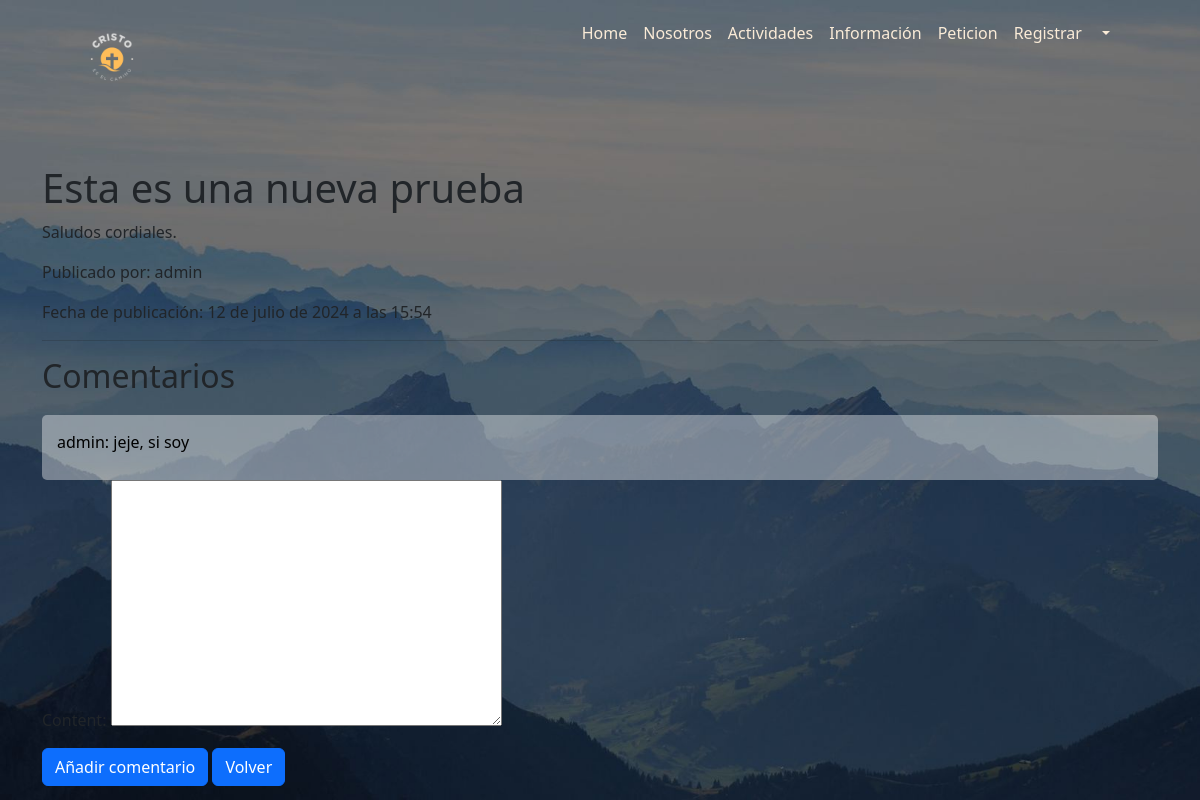
Screenshot of /crece/post/21/ with the database file from the repository.
### crece/models.py (models this page shows, shortened)
class Post(models.Model):
    title = models.CharField(max_length=200)
    content = models.TextField()
    author = models.ForeignKey(User, on_delete=models.CASCADE)
    created_at = models.DateTimeField(auto_now_add=True)
    updated_at = models.DateTimeField(auto_now=True)  # Campo para la última modificación

class Comment(models.Model):
    post = models.ForeignKey(Post, related_name='comments', on_delete=models.CASCADE)
    content = models.TextField()
    author = models.ForeignKey(User, on_delete=models.CASCADE)
    created_at = models.DateTimeField(auto_now_add=True)

### crece/views.py (the view)
# urls.py: path('post/<int:pk>/', views.post_detail, name='post_detail'),
def post_detail(request, pk):
    post = get_object_or_404(Post, pk=pk)
    if request.method == "POST":
        form = CommentForm(request.POST)
        if form.is_valid():
            comment = form.save(commit=False)
            comment.post = post
            comment.author = request.user
            comment.save()
            return redirect('post_detail', pk=post.pk)
    else:
        form = CommentForm()
    return render(request, 'crece/html/foro/post_detail.html', {'post': post, 'form': form})

### crece/forms.py
class CommentForm(forms.ModelForm):
    class Meta:
        model = Comment
        fields = ['content']

### crece/templates/crece/html/foro/post_detail.html (shortened to what this page needs)
{% extends 'crece/plantilla.html' %}
{% load static %}
{% block extra_css %}
<link rel="stylesheet" href="{% static 'crece/css/estilo.css' %}">
{% endblock %}
{% block contenido %}
<div class="container mt-5">
    <h1>{{ post.title }}</h1>
    <p>{{ post.content }}</p>
    <p>Publicado por: {{ post.author.username }}</p>
    <p>Fecha de publicación: {{ post.created_at }}</p>
    <hr>
    <h2>Comentarios</h2>
    <div id="comments-container">
        {% for comment in post.comments.all %}
            <div class="comment" style="color: black;">
                <p>{{ comment.author }}: {{ comment.content }}</p>
            </div>
        {% endfor %}
    </div>
    <form method="post">
        {{ form.as_p }}
        <button type="submit" class="btn btn-primary">Añadir comentario</button>
        <button type="submit" class="btn btn-primary" id="btn-volver">Volver</button>
    </form>
</div>
{% endblock %}

### crece/static/crece/css/estilo.css (style rules this page uses)
.cuerpo { background: url(../img/fondo_pagina.jpg); background-position: absolute; background-repeat: no-repeat; background-size: cover; background-attachment: fixed; }

### crece/templates/crece/html/foro/post_detail.html (style rules this page uses)
#comments-container { background-color: rgba(255, 255, 255, 0.385); padding: 10px; border-radius: 5px; margin-top: 20px; }
.comment { margin: 5px; color: black; }

### rows the page displays
Post: title "Esta es una nueva prueba", content "Saludos cordiales.", author.username "admin", created_at "12 de julio de 2024 a las 15:54"
Comment: author "admin", content "jeje, si soy"
